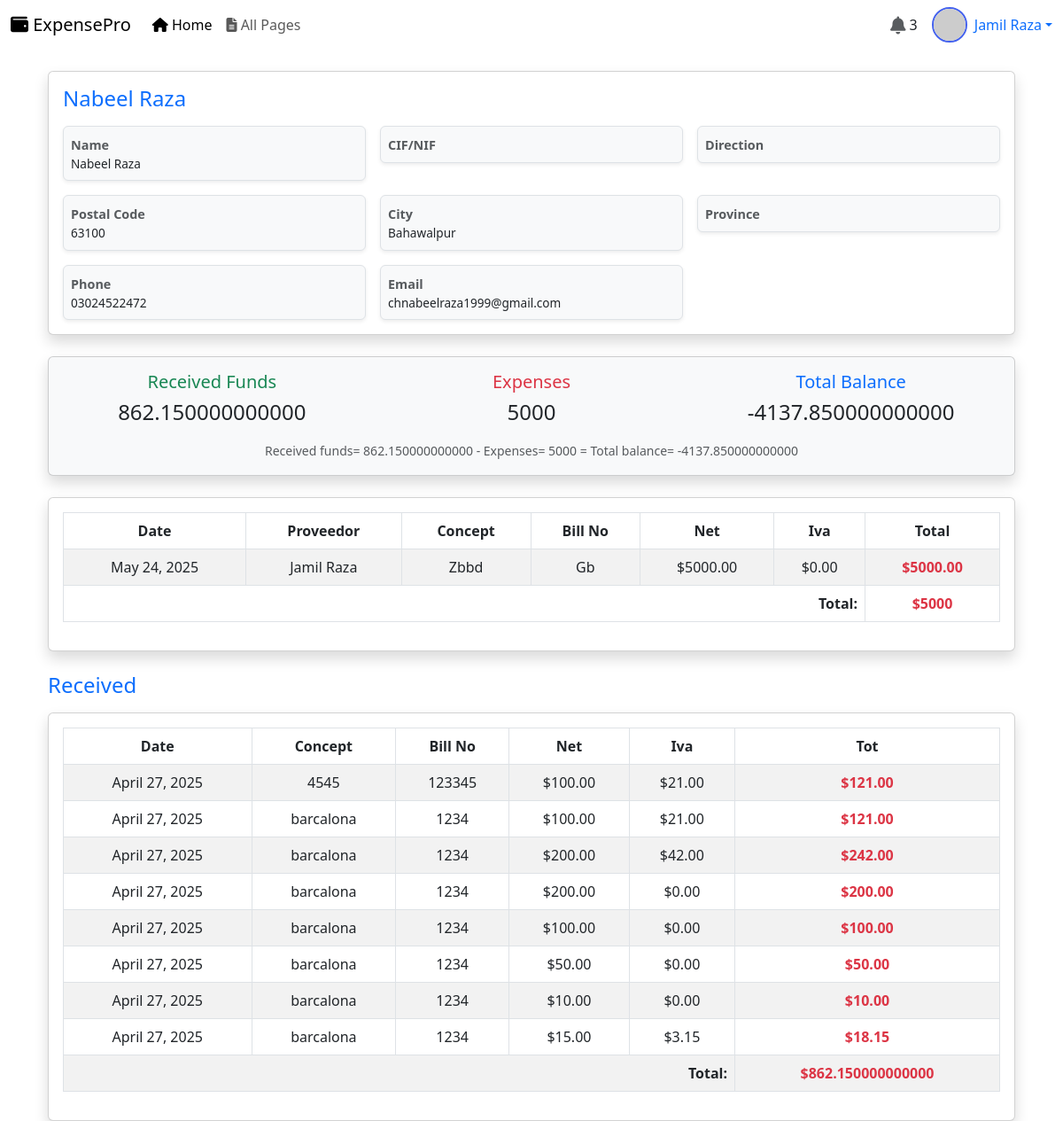
Screenshot of /client/35/history (signed in) with the database file from the repository.
### app/models.py (models this page shows, shortened)
class Client_details(models.Model):
    name = models.CharField(max_length=255)
    cif_nif = models.CharField(max_length=50, unique=True)
    direction = models.TextField()
    postal_code = models.CharField(max_length=6)
    city = models.CharField(max_length=100)
    province = models.CharField(max_length=100)
    phone = models.CharField(max_length=15)
    email = models.EmailField(unique=True)

class Expense(models.Model):
    date = models.DateField()
    provider = models.ForeignKey(add_providers_details , on_delete=models.CASCADE)
    client = models.ForeignKey(Client_details, on_delete=models.CASCADE)
    bill_no = models.CharField(max_length=120)
    concept = models.CharField(max_length=120)
    neto = models.DecimalField(max_digits=10,decimal_places=2)
    iva = models.DecimalField(max_digits=10, decimal_places=2, default=0.0)
    total = models.DecimalField(max_digits=10, decimal_places=2)

class add_providers_details(models.Model):
    name = models.CharField(max_length=255)
    cif_cif = models.CharField(max_length=50, unique=True)
    direction = models.TextField()
    postal_code = models.CharField(max_length=6)
    city = models.CharField(max_length=100)
    province = models.CharField(max_length=100)
    phone = models.CharField(max_length=15)
    email = models.EmailField(unique=True)
    account_number = models.CharField(max_length=150)

class Funds(models.Model):
    date = models.DateField()
    client = models.ForeignKey(Client_details, on_delete=models.CASCADE)
    bill_no = models.CharField(max_length=120)
    concept = models.CharField(max_length=120)
    neto = models.DecimalField(max_digits=10,decimal_places=2)
    iva = models.DecimalField(max_digits=10, decimal_places=2, default=0.0)
    total = models.DecimalField(max_digits=10, decimal_places=2)

### app/views.py (the view)
# urls.py: path('client/<int:client_id>/history',views.client_history, name='client_history'),
@custom_login_required
def client_history(request,client_id):
    client = get_object_or_404(Client_details, id=client_id)
    expenses = Expense.objects.filter(client_id=client_id).order_by('-date')
    funds_recevied = Funds.objects.filter(client_id= client_id).order_by('-date')
    total_sum = expenses.aggregate(total_sum=Sum('total'))['total_sum'] or 0
    tsf =funds_recevied.aggregate(tsf=Sum('total'))['tsf'] or 0
    remaining_balance = tsf - total_sum
    context = {
        'client': client,
        'expenses': expenses,
        'total_sum': total_sum,
        'funds_recevied' : funds_recevied,
        'tsf' : tsf,
        'remaining_balance' : remaining_balance,
    }
    return render(request , 'client_history.html',context)

### app/views.py (called while the page is built)
def custom_login_required(view_func):
    @wraps(view_func)
    def wrapper(request, *args, **kwargs):
        if request.user.is_authenticated:
            return view_func(request, *args, **kwargs)
        else:
            return render(request, 'page_not_found.html', status=401)  # or custom template
    return wrapper

### template/client_history.html (shortened to what this page needs)
{% extends "base.html" %}
{% block content %}
<div class="container mt-4">
    <div class="card shadow p-3 mb-4">
        <h3 class="text-primary mb-3" style="font-size: 1.5rem;">{{ client.name }}</h3>
        <div class="row g-3">
            <div class="col-sm-6 col-md-4">
                <div class="border rounded p-2 bg-light shadow-sm">
                    <strong class="text-muted" style="font-size: 0.9rem;">Name</strong>
                    <div style="font-size: 0.85rem;">{{client.name}}</div>
                </div>
            </div>
            <div class="col-sm-6 col-md-4">
                <div class="border rounded p-2 bg-light shadow-sm">
                    <strong class="text-muted" style="font-size: 0.9rem;">CIF/NIF</strong>
                </div>
            </div>
            <div class="col-sm-6 col-md-4">
                <div class="border rounded p-2 bg-light shadow-sm">
                    <strong class="text-muted" style="font-size: 0.9rem;">Direction</strong>
                </div>
            </div>
            <div class="col-sm-6 col-md-4">
                <div class="border rounded p-2 bg-light shadow-sm">
                    <strong class="text-muted" style="font-size: 0.9rem;">Postal Code</strong>
                    <div style="font-size: 0.85rem;">{{ client.postal_code }}</div>
                </div>
            </div>
            <div class="col-sm-6 col-md-4">
                <div class="border rounded p-2 bg-light shadow-sm">
                    <strong class="text-muted" style="font-size: 0.9rem;">City</strong>
                    <div style="font-size: 0.85rem;">{{ client.city }}</div>
                </div>
            </div>
            <div class="col-sm-6 col-md-4">
                <div class="border rounded p-2 bg-light shadow-sm">
                    <strong class="text-muted" style="font-size: 0.9rem;">Province</strong>
                </div>
            </div>
            <div class="col-sm-6 col-md-4">
                <div class="border rounded p-2 bg-light shadow-sm">
                    <strong class="text-muted" style="font-size: 0.9rem;">Phone</strong>
                    <div style="font-size: 0.85rem;">{{ client.phone }}</div>
                </div>
            </div>
            <div class="col-sm-6 col-md-4">
                <div class="border rounded p-2 bg-light shadow-sm">
                    <strong class="text-muted" style="font-size: 0.9rem;">Email</strong>
                    <div style="font-size: 0.85rem;">{{ client.email }}</div>
                </div>
            </div>
        </div>
    </div>
    <div class="card shadow p-3 mb-4 bg-light">
        <div class="row text-center">
            <div class="col-md-4">
                <h5 class="text-success">Received Funds</h5>
                <h4>{{ tsf}}</h4>
            </div>
            <div class="col-md-4">
                <h5 class="text-danger">Expenses</h5>
                <h4>{{total_sum}}</h4>
            </div>
            <div class="col-md-4">
                <h5 class="text-primary">Total Balance</h5>
                <h4>{{remaining_balance}}</h4>
            </div>
        </div>
        <div class="text-center mt-2">
            <small class="text-muted">Received funds= {{tsf}} - Expenses= {{total_sum}} = Total balance= {{remaining_balance}}</small>
        </div>
    </div>
    <div class="card shadow p-3 mb-4">
        <div class="table-responsive">
            <table class="table table-bordered table-striped">
                <thead class="bg-secondary text-white text-center">
                    <tr>
                        <th>Date</th>
                        <th>Proveedor</th>
                        <th>Concept</th>
                        <th>Bill No</th>
                        <th>Net</th>
                        <th>Iva</th>
                        <th>Total</th>
                    </tr>
                </thead>
                <tbody>
                    {% for expense in expenses %}
                    <tr class="text-center">
                        <td>{{ expense.date }}</td>
                        <td>{{ expense.provider.name }}</td>
                        <td>{{ expense.concept }}</td>
                        <td>{{ expense.bill_no }}</td>
                        <td>${{ expense.neto }}</td>
                        <td>${{ expense.iva }}</td>
                        <td class="text-danger"><strong>${{ expense.total }}</strong></td>
                    </tr>
                    {% empty %}
                    <tr>
                        <td colspan="7" class="text-center text-muted">No records found for this client.</td>
                    </tr>
                    {% endfor %}
                    <tr class="text-center bg-light">
                        <td colspan="6" class="text-end"><strong>Total:</strong></td>
                        <td class="text-danger"><strong>${{ total_sum }}</strong></td>
                    </tr>
                </tbody>
            </table>
        </div>
    </div>
    <h3 class="text-primary mb-3" style="font-size: 1.5rem;">Received</h3>
    <div class="card shadow p-3">
        <div class="table-responsive">
            <table class="table table-bordered table-striped">
                <thead class="bg-secondary text-white text-center">
                    <tr>
                        <th>Date</th>
                        <th>Concept</th>
                        <th>Bill No</th>
                        <th>Net</th>
                        <th>Iva</th>
                        <th>Tot</th>
                    </tr>
                </thead>
                <tbody>
                    {% for fund in funds_recevied%}
                    <tr class="text-center">
                        <td>{{ fund.date }}</td>
                        <td>{{ fund.concept }}</td>
                        <td>{{ fund.bill_no }}</td>
                        <td>${{ fund.neto }}</td>
                        <td>${{ fund.iva }}</td>
                        <td class="text-danger"><strong>${{ fund.total }}</strong></td>
                    </tr>
                    {% empty %}
                    <tr>
                        <td colspan="6" class="text-center text-muted">No records found for this client.</td>
                    </tr>
                    {% endfor %}
                    <tr class="text-center bg-light">
                        <td colspan="5" class="text-end"><strong>Total:</strong></td>
                        <td class="text-danger"><strong>${{ tsf }}</strong></td>
                    </tr>
                </tbody>
            </table>
        </div>
    </div>
</div>
{% endblock %}

### template/base.html (style rules this page uses)
:root { --primary-color: #4361ee; --secondary-color: #3a0ca3; --light-color: #f8f9fa; --dark-color: #212529; }
body { font-family: 'Segoe UI', Tahoma, Geneva, Verdana, sans-serif; }

### rows the page displays
Client_details: name "Nabeel Raza", postal_code "63100", city "Bahawalpur", phone "03024522472", email "chnabeelraza1999@gmail.com"
Expense: date "May 24, 2025", provider.name "Jamil Raza", concept "Zbbd", bill_no "Gb", neto "5000.00", iva "0.00", total "5000.00"
Funds: date "April 27, 2025", concept "4545", bill_no "123345", neto "100.00", iva "21.00", total "121.00"
Funds: date "April 27, 2025", concept "barcalona", bill_no "1234", neto "100.00", iva "21.00", total "121.00"
Funds: date "April 27, 2025", concept "barcalona", bill_no "1234", neto "200.00", iva "42.00", total "242.00"
Funds: date "April 27, 2025", concept "barcalona", bill_no "1234", neto "200.00", iva "0.00", total "200.00"
Funds: date "April 27, 2025", concept "barcalona", bill_no "1234", neto "100.00", iva "0.00", total "100.00"
Funds: date "April 27, 2025", concept "barcalona", bill_no "1234", neto "50.00", iva "0.00", total "50.00"
Funds: date "April 27, 2025", concept "barcalona", bill_no "1234", neto "10.00", iva "0.00", total "10.00"
Funds: date "April 27, 2025", concept "barcalona", bill_no "1234", neto "15.00", iva "3.15", total "18.15"

### other values shown
{{ tsf }} "862.150000000000"
{{ total_sum }} "5000"
{{ remaining_balance }} "-4137.850000000000"
